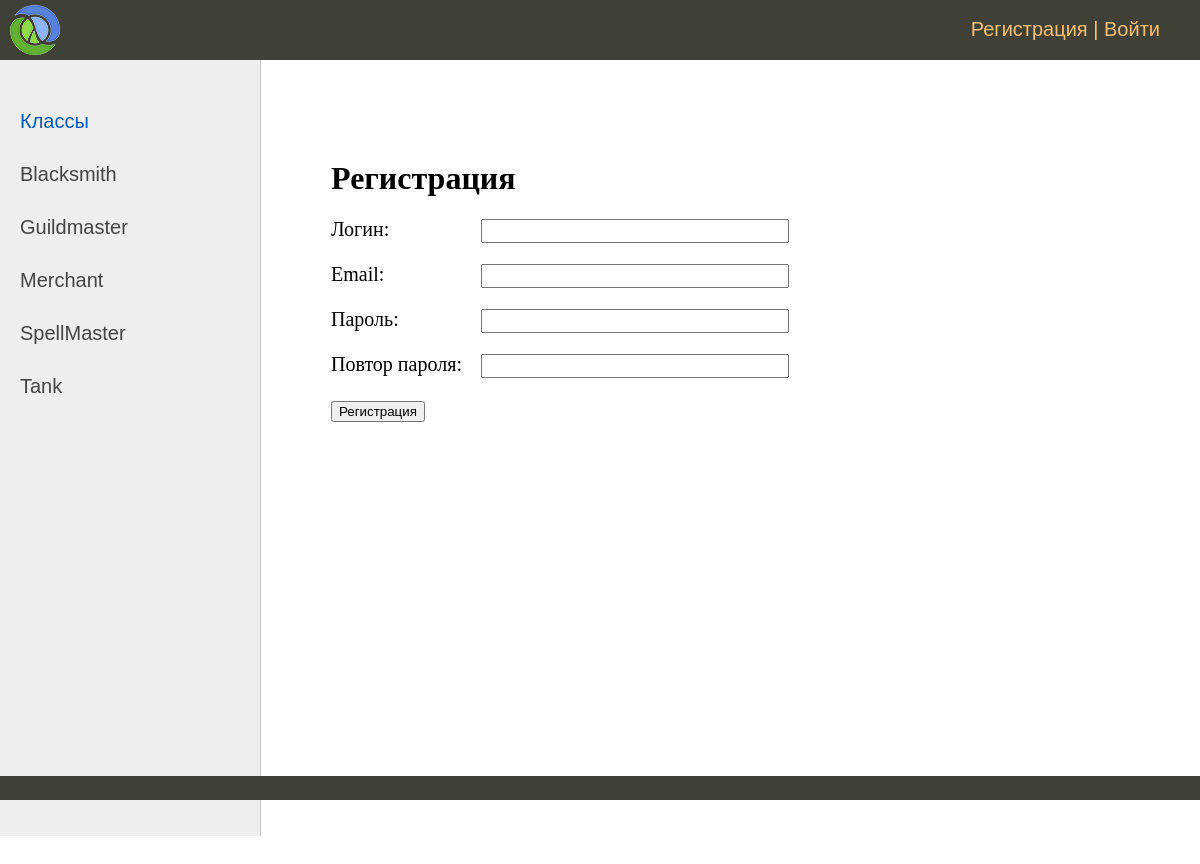
Page /register/ on the earlier database version.
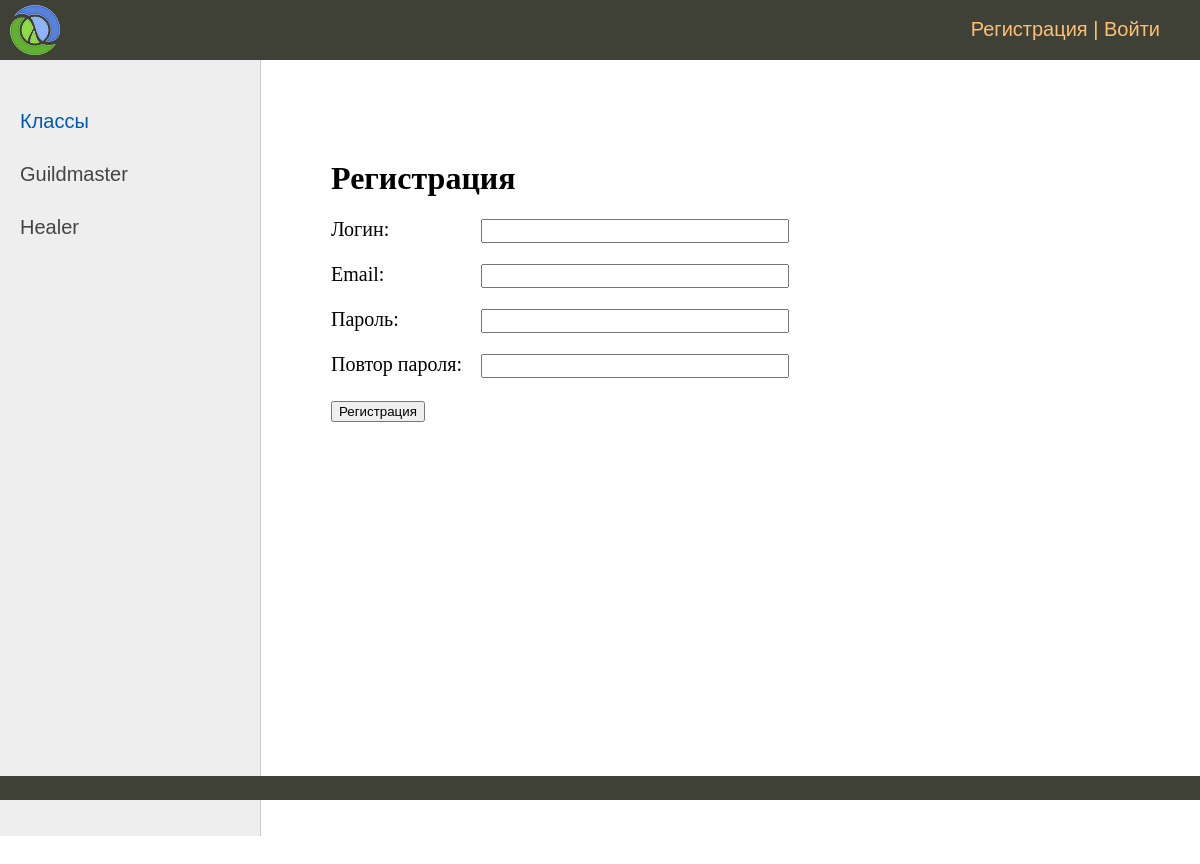
Same page on the later database version.
### ads/models.py (models this page shows, shortened)
class Category(models.Model):
    name = models.CharField(max_length=255, choices=POSITION)
    slug = models.SlugField(max_length=255, unique=True, verbose_name="URL")
    def get_absolute_url(self):
        return reverse('category', kwargs={'category_slug': self.slug})

### users/views.py (the view, shortened to what this page needs)
# urls.py: path('register/', UserRegister.as_view(), name='register'),
class UserRegister(DataMixin, CreateView):
    form_class = RegisterUserForm
    template_name = 'register.html'
    success_url = reverse_lazy('login')
    raise_exception = True
    def get_context_data(self, **kwargs):
        context = super().get_context_data(**kwargs)
        c_def = self.get_user_context(title='Регистрация')
        return dict(list(context.items()) + list(c_def.items()))

### users/forms.py
class RegisterUserForm(UserCreationForm):
    username = forms.CharField(label='Логин', widget=forms.TextInput(attrs={'class': 'form-input'}))
    email = forms.EmailField(label='Email', widget=forms.EmailInput(attrs={'class': 'form-input'}))
    password1 = forms.CharField(label='Пароль', widget=forms.PasswordInput(attrs={'class': 'form-input'}))
    password2 = forms.CharField(label='Повтор пароля', widget=forms.PasswordInput(attrs={'class': 'form-input'}))
    class Meta:
        model = User
        fields = ('username', 'email', 'password1', 'password2')

### ads/utils.py (called while the page is built)
        def get_user_context(self, **kwargs):
                context = kwargs
                categories = Category.objects.annotate(Count('post'))
                user_menu = menu.copy()
                if not self.request.user.is_authenticated:
                        user_menu.clear()
                context['menu'] = user_menu
                context['categories'] = categories
                if 'cat_selected' not in context:
                        context['cat_selected'] = 0
                return context

### templates/register.html (shortened to what this page needs)
{% extends 'base.html' %}
{% block content %}
<h1>{{title}}</h1>
<form method="post">
{% for f in form %}
<p><label class="form-label" for="{{ f.id_for_label }}">{{f.label}}: </label>{{ f }}</p>
{% endfor %}
    <button type="submit">Регистрация</button>
</form>
{% endblock %}

### templates/base.html (shortened to what this page needs)
{% load static %}
{% load custom_tags %}
<!DOCTYPE html>
<html>
<head>
	<link type="text/css" href="{% static 'css/styles.css' %}" rel="stylesheet" />
</head>
<body>
<table class="table-page" border=0 cellpadding="0" cellspacing="0">
<tr><td valign=top>
{% block mainmenu %}
		<div class="header">
			<ul id="mainmenu" class="mainmenu">
			<li class="logo"><a href="{% url 'post_list' %}"><div class="logo"></div></a></li>
				{% if request.user.is_authenticated %}
				<li class="last"> {{user.username}} | <a href="{% url 'logout' %}">Выйти</a></li>
				{% else %}
				<li class="last"><a href="{% url 'register' %}">Регистрация</a> | <a href="{% url 'login' %}">Войти</a></li>
				{% endif %}
			</ul>
		</div>
{% endblock mainmenu %}
<table class="table-content" border=0 cellpadding="0" cellspacing="0">
<tr>
	<td valign="top" class="left-chapters">
	<ul id="leftchapters">
{% if cat_selected == 0 %}
		<li class="selected">Классы</li>
{% else %}
		<li><a href="{% url 'post_list' %}">Все классы</a></li>
{% endif %}
{% for c in categories %}
{% if c.post__count > 0  %}
	{% if c.pk == cat_selected %}
		<li class="selected">{{c.name}}</li>
	{% else %}
		<li><a href="{{c.get_absolute_url}}">{{c.name}}</a></li>
	{% endif %}
{% endif %}
{% endfor %}
	</ul>
</td>
<td valign="top" class="content">
	<div class="content-text">
{% block content %}
{% endblock %}
	</div>
</td></tr></table>
</td></tr>
<tr><td valign=top>
	<div id="footer">
	</div>
</td></tr></table>
</body>
</html>

### static/css/styles.css (style rules this page uses)
html, body { font-family: 'Arial'; margin: 0; padding: 0; height: 100%; width: 100%; color: #444; }
a { color: #0059b2; text-decoration: none; }
.table-page { width: 100%; height: 100%; vertical-align: top; }
.table-page tr { height: 100%; }
.header { background: #3F4137; height: 60px; }
.logo { background: url('../images/logo.png') no-repeat 10px 5px; width: 70px; height: 60px; }
ul.mainmenu { list-style: none; margin: 0; padding: 0; height: 60px; color: #fdc073; font-size: 20px; overflow: hidden; }
ul.mainmenu li { float: left; margin: 18px 40px 0 30px; }
ul.mainmenu li.logo { margin: 0; }
ul.mainmenu li.last { float: right; }
ul.mainmenu li a { color: #fdc073; text-decoration: none; }
.table-content { width: 100%; min-height: 100%; height: 100%; }
.left-chapters { margin: 0; background: #eee; border-right: 1px solid #ccc; min-height: 100%; }
.left-chapters ul { width: 230px; min-height: 100%; margin: 0; padding: 20px 10px 10px 20px; list-style: none; font-size: 20px; }
.left-chapters ul li { margin: 30px 0 0 0; color: #999; }
.left-chapters ul li.selected { color: #0059b2; }
.left-chapters ul li a { color: #444; text-decoration: none; }
.content { padding: 40px 20px 20px 40px; width: 100%; box-sizing: border-box; }
.content-text { margin: 60px 0 0 30px; color: #000; font-size: 20px; font-family: Yandex Sans Display Light; }
.content-text h1 { font-size: 32px; }
#footer { box-sizing: border-box; background: #3F4137; padding: 5px; color: #aaa; font-size: 14px; font-family: Verdana, Geneva, Arial, Helvetica; text-align: left; overflow: hidden; }
.form-input { width: 300px; font-size: 16px; }
.form-label { display: inline-block; min-width: 150px; vertical-align: top; }

Differences in the rows shown:
removed Category: name "Blacksmith"
removed Category: name "Merchant"
removed Category: name "SpellMaster"
removed Category: name "Tank"
added Category: name "Healer"
